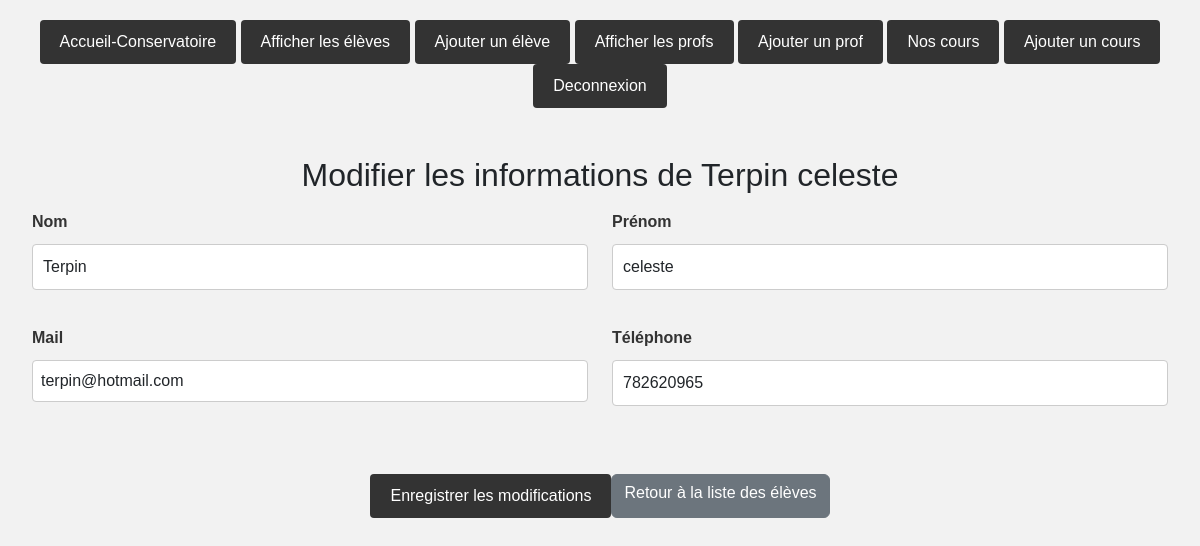
/index.php?uc=personne&action=editer_form&id=60 (signed in), run on the app's committed database.
### tables this page shows
CREATE TABLE `personne` (
  `ID` int(11) NOT NULL,
  `NOM` char(32) DEFAULT NULL,
  `PRENOM` char(32) DEFAULT NULL,
  `TEL` int(11) DEFAULT NULL,
  `MAIL` char(32) DEFAULT NULL,
  `ADRESSE` char(32) DEFAULT NULL
);

### Modeles/monPdo.php (called while the page is built, shortened)
<?php
class MonPdo
{
    private static $serveur='mysql:host=localhost';
    private static $bdd='dbname=vktukgaq_conservatoire';
    private static $user='vktukgaq_Admin';
    private static $mdp='%MF**%%=m_65elNmlO' ;
    private static $unPdo = null;
    private function __construct()
    {
        MonPdo::$unPdo = new PDO(MonPdo::$serveur.';'.MonPdo::$bdd, MonPdo::$user, MonPdo::$mdp);
        MonPdo::$unPdo->query("SET CHARACTER SET utf8");
        MonPdo::$unPdo->setAttribute(PDO::ATTR_ERRMODE, PDO::ERRMODE_EXCEPTION);
    }
    public static function getInstance()
    {
        if (self::$unPdo == null) {
            self::$monPdo = new MonPdo();
        }
        return self::$unPdo;
    }
}
?>

### Modeles/personne.class.php (called while the page is built, shortened)
<?php
class personne
{
        private $ID;
        private $NOM;
        private $PRENOM;
        private $TEL;
        private $MAIL;
        public function getID()
        {
                return $this->ID;
        }
        public function getNOM()
        {
                return $this->NOM;
        }
        public function getPRENOM()
        {
                return $this->PRENOM;
        }
        public function getTEL()
        {
                return $this->TEL;
        }
        public function getMAIL()
        {
                return $this->MAIL;
        }
        public static function getById($id)
        {
                $req = MonPdo::getInstance()->prepare("SELECT * FROM personne WHERE ID = :id");
                $req->bindValue(':id', $id, PDO::PARAM_INT);
                $req->setFetchMode(PDO::FETCH_CLASS | PDO::FETCH_PROPS_LATE, 'personne');
                $req->execute();
                return $req->fetch();
        }
}
?>

### Vues/editerpersonne.php (the view, shortened to what this page needs)
<?php
require_once 'Modeles/monPdo.php';
?>
<!DOCTYPE html>
<html lang="en">
<?php
    require_once 'Modeles/personne.class.php';
?>
<head>
    <link rel='stylesheet' href='https://cdn.jsdelivr.net/npm/bootstrap@5.2.0/dist/css/bootstrap.min.css'>
    <link href="style.css" rel="stylesheet">
</head>
<body>
<?php include("header.php") ?>
    <div class="position-relative mt-5 mb-3">
        <h2 class="d-flex justify-content-center mt-5">Modifier les informations de <?php echo $personne->getNOM() . " " . $personne->getPRENOM(); ?></h2>
    </div>
    <div class="container-fluid position-relative mt-3">
        <form action="index.php?uc=personne&action=editer&id=<?php echo $personne->getID(); ?>" method="POST">
            <div class="row">
                <div class="col">
                    <label for="nom" class="form-label">Nom</label>
                    <input type="text" class="form-control" id="nom" name="nom" value="<?php echo $personne->getNOM(); ?>">
                </div>
                <div class="col">
                    <label for="prenom" class="form-label">Prénom</label>
                    <input type="text" class="form-control" id="prenom" name="prenom" value="<?php echo $personne->getPRENOM(); ?>">
                </div>
            </div>
            <div class="row mt-3">
                <div class="col">
                    <label for="mail" class
                    ="form-label">Mail</label>
                <input type="email" class="form-control" id="mail" name="mail" value="<?php echo $personne->getMAIL(); ?>">
            </div>
            <div class="col">
                <label for="tel" class="form-label">Téléphone</label>
                <input type="text" class="form-control" id="tel" name="tel" value="<?php echo $personne->getTEL(); ?>">
            </div>
        </div>
        <div class="d-flex justify-content-center mt-5">
            <button type="submit" class="btn btn-primary">Enregistrer les modifications</button>
            <a href="index.php?uc=personne&action=liste" class="btn btn-secondary">Retour à la liste des élèves</a>
        </div>
    </form>
</div>
</body>
</html>

### Vues/CSS/style.css (style rules this page uses)
a { text-decoration: none; display: inline-block; padding: 10px 20px; text-decoration: none; color: #ffffff; background-color: #333333; border: none; border-radius: 4px; transition: background-color 0.3s ease; }
.form-label { display: block; font-weight: bold; margin-bottom: 10px; }
.form-control { width: 100%; padding: 8px; border: 1px solid #cccccc; border-radius: 4px; margin-bottom: 10px; }
.btn-primary { padding: 10px 20px; background-color: #333333; color: #ffffff; border: none; border-radius: 4px; cursor: pointer; }
body { font-family: Arial, sans-serif; background-color: #f2f2f2; padding: 20px; }
label { display: block; margin-bottom: 10px; color: #333; }
input[type="text"], input[type="password"] { width: 100%; padding: 10px; border: 1px solid #ccc; border-radius: 4px; box-sizing: border-box; margin-bottom: 20px; }

### data on the page
personne: NOM "Terpin", PRENOM "celeste", nom "Terpin", prenom "celeste", mail "terpin@hotmail.com", tel "782620965"
